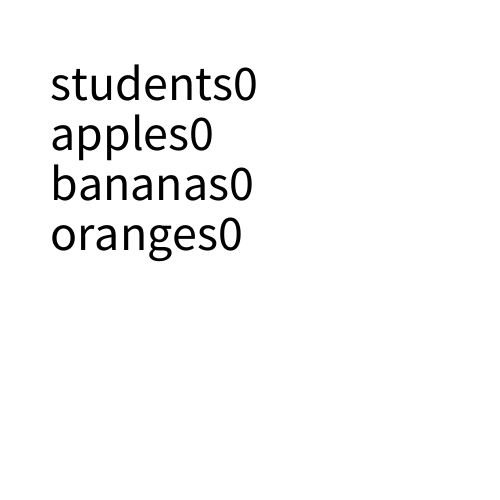
Frame 1 (no input)
Frame 60 (the mouse pressed at the canvas centre just before this capture): identical to frame 1, image omitted
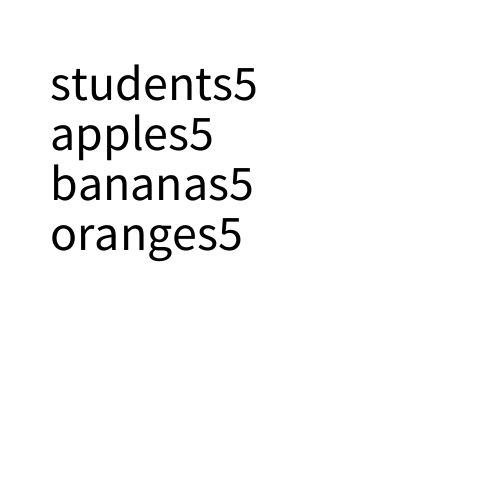
Frame 120 (the mouse held since frame 60 and released just before this capture)

The Processing sketch that drew these frames (run headless with seeded random() and noise(); from frame 60 on, the mouse is pressed at the canvas centre):

// Processing sketch: Exercise_6
// ── Exercise_6.pde
int apples = 53;
int bananas = 21;
int oranges = 17;
void setup()
{
  size(500, 500);
  fill(0);
  textSize(50);
}

void draw()

{
  background(255);
  int students = mouseX/50;

  text("students" + students, 50, 100);
  text("apples" + students, 50, 150);
  text("bananas" + students, 50, 200);
  text("oranges" + students, 50, 250);
}
